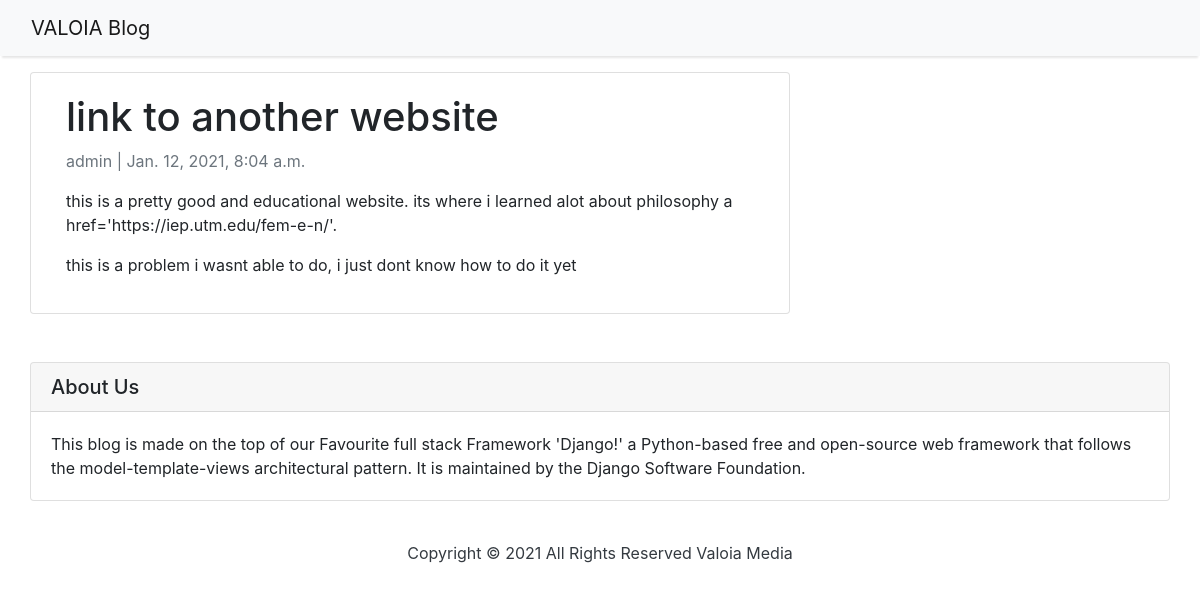
The app's page /link-another-website/ with its own data.
### blog/models.py (models this page shows, shortened)
class Post(models.Model):
    title = models.CharField(max_length=200, unique=True)
    slug = models.SlugField(max_length=200, unique=True)
    author = models.ForeignKey(
        User, on_delete=models.CASCADE, related_name='blog_posts')
    updated_on = models.DateTimeField(auto_now=True)
    content = models.TextField()
    created_on = models.DateTimeField(auto_now_add=True) # the time needs to be more accurate
    status = models.IntegerField(choices=STATUS, default=0)
    class Meta:
        ordering = ['-created_on']

### blog/views.py (the view)
# urls.py: path('<slug:slug>/', views.PostDetail.as_view(), name='post_detail'),
class PostDetail(generic.DetailView):
    model = Post
    template_name = 'post_detail.html'

### templates/post_detail.html (shortened to what this page needs)
{% extends 'base.html' %} {% block content %}
<div class="container">
  <div class="row">
    <div class="col-md-8 card mb-4  mt-3 left  top">
      <div class="card-body">
        <h1>{% block title %} {{ post.title }} {% endblock title %} </h1>
        <p class=" text-muted">{{ post.author }} | {{ post.created_on }}</p>
        <p class="card-text ">{{ post.content | safe }}</p>
      </div>
    </div>
    {% block sidebar %} {% include 'sidebar.html' %} {% endblock sidebar %}
  </div>
{% endblock content %}

### static/css/style.css (style rules this page uses)
body { font-family: "Roboto", sans-serif; font-size: 17px; background-color: blue; }

### records on screen
Post: title "link to another website", author "admin", created_on "Jan. 12, 2021, 8:04 a.m.", content "this is a pretty good and educational website. its where i learned alot about philosophy a href='https://iep.utm.edu/fem-e-n/'. this is a problem i wasnt able to do, i just dont know how to do it yet"
